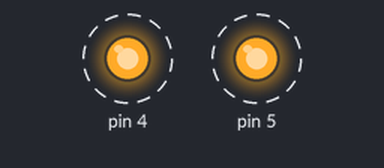
A sketch run on a simulated Arduino Uno, built with avr-gcc and run on an emulated ATmega328P. Parts: output pins drawn as LEDs (lit = HIGH). Dashed ring = blinking.

Above: at 0.2 s.
Timing chart, 0 to 3.0 s (numbered marks = the images above):
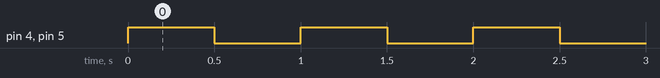

The sketch:

Modular_oct08a.ino
```cpp
/*
 * When you code with non OO langages (Like C which is popular in MCU) you can use the following method to mimic Objects. This exemple is only a simplification of the idea, it can be improved to be suitable
 * for large scale projects.
 */

 #include "Led.h"

 LedHandler g_led1;
 LedHandler g_led2;

void setup() {
  // put your setup code here, to run once:
  g_led1 = Led_init(5); //Initialise handlers : in a more complexe case with an object containing many states and initialisations
  g_led2 = Led_init(4);
}

void loop() {
  // put your main code here, to run repeatedly:
  Led_toggle(&g_led1);
  Led_toggle(&g_led2);
  delay(500);
}
```

Led.cpp
```cpp
#include "Led.h"

LedHandler Led_init(int pin)
{
  pinMode(pin, OUTPUT);
  digitalWrite(pin, LOW);
  return LedHandler {.pin=pin, .currentState=LOW};
}
void Led_toggle(LedHandler * led)
{
  led->currentState = !led->currentState;     //at this point, we invert the state of the handler's currentState
  digitalWrite(led->pin, led->currentState);  //simply write de new value
}
```

Led.h
```cpp
#ifndef _LED_H
#define _LED_H

/*
 * This is the Led header. It is simple but it shows the idea
 */

#include <Arduino.h>

//Define you datatype which contain all module's intern states
 typedef struct LedHandler{
    int pin;
    bool currentState;
} LedHandler;

LedHandler Led_init(int pin);
void Led_toggle(LedHandler * leds);

#endif
```

Measured:
- by itself, pin 4, pin 5: alternates HIGH for 0.50 s and LOW for 0.50 s
